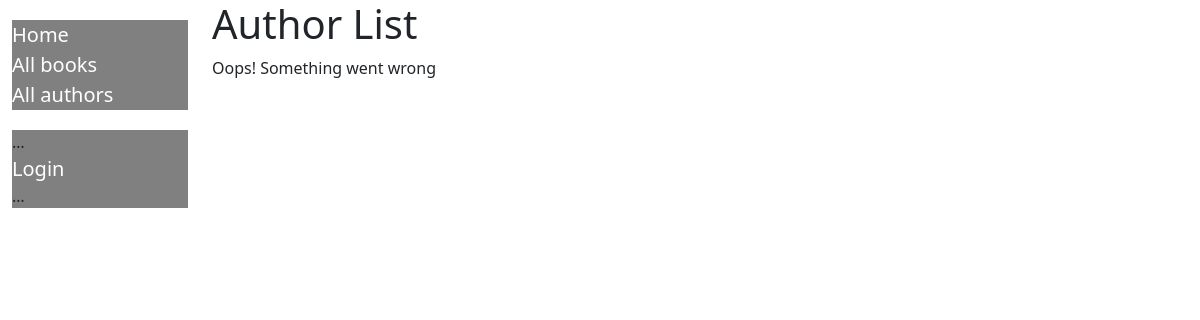
The app's page /catalog/authors/, older data.
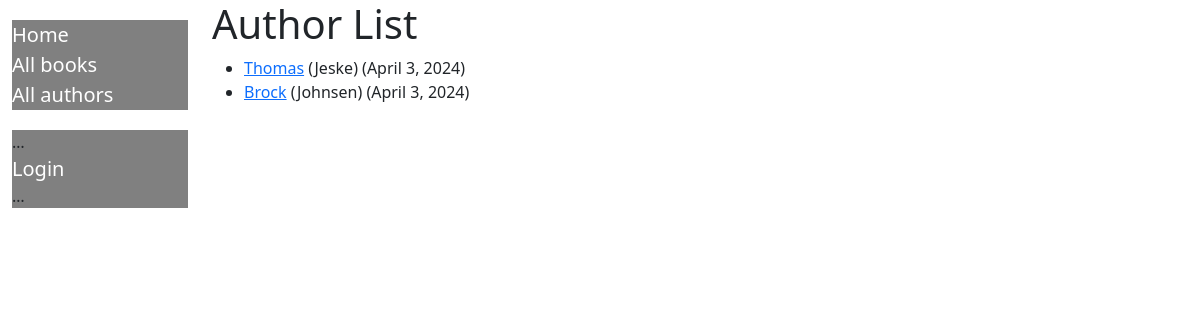
The same page, newer data.
### catalog/models.py (models this page shows, shortened)
class Author(models.Model):
    first_name = models.CharField(max_length=100)
    last_name = models.CharField(max_length=100)
    date_of_birth = models.DateField(null=True, blank=True)
    date_of_death = models.DateField('died', null=True, blank=True)
    class Meta:
        ordering = ['last_name', 'first_name']
    def get_absolute_url(self):
        return reverse('author-detail', args=[str(self.id)])

### catalog/views.py (the view)
# urls.py: path('authors/', views.AuthorListView.as_view(), name='authors'),
class AuthorListView(generic.ListView):
    model = Author

### catalog/templates/catalog/author_list.html
{% extends "base_generic.html" %}
{% block content %}
  <h1>Author List</h1>
  {% if author_list %}
    <ul>
      {% for author in author_list %}
      <li>
        <a href="{{ author.get_absolute_url }}">{{ author.first_name }}</a>
        ({{author.last_name}})
        ({{author.date_of_birth}})
      </li>
      {% endfor %}
    </ul>
  {% else %}
    <p>Oops! Something went wrong</p>
  {% endif %}
{% endblock %}

Row changes from the older to the newer data that the page shows:
added Author: first_name "Thomas", last_name "Jeske", date_of_birth "April 3, 2024"
added Author: first_name "Brock", last_name "Johnsen", date_of_birth "April 3, 2024"
Text that changed along with them:
text no longer shown: "Oops! Something went wrong"
